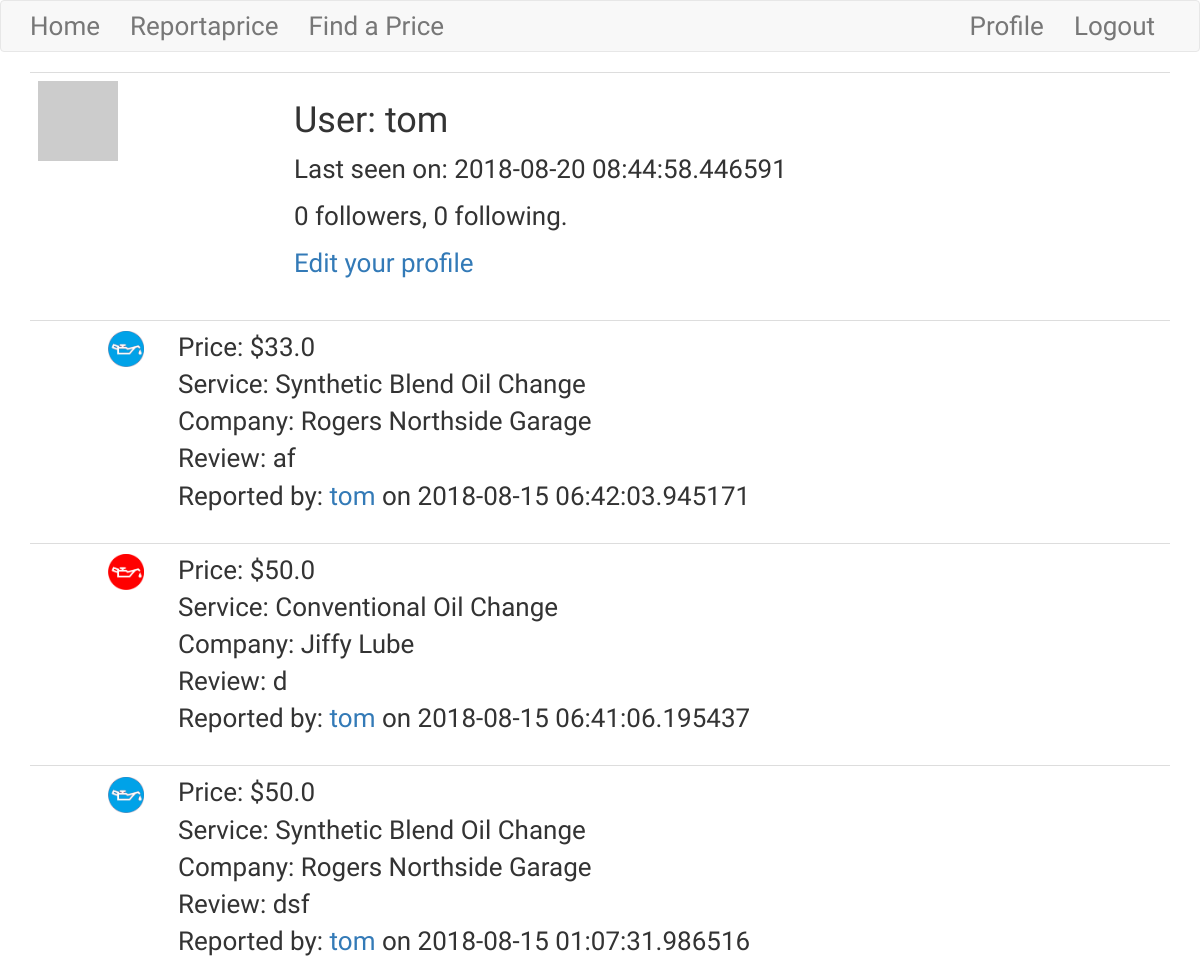
Page /user/tom (signed in, upper part) on the earlier database version.
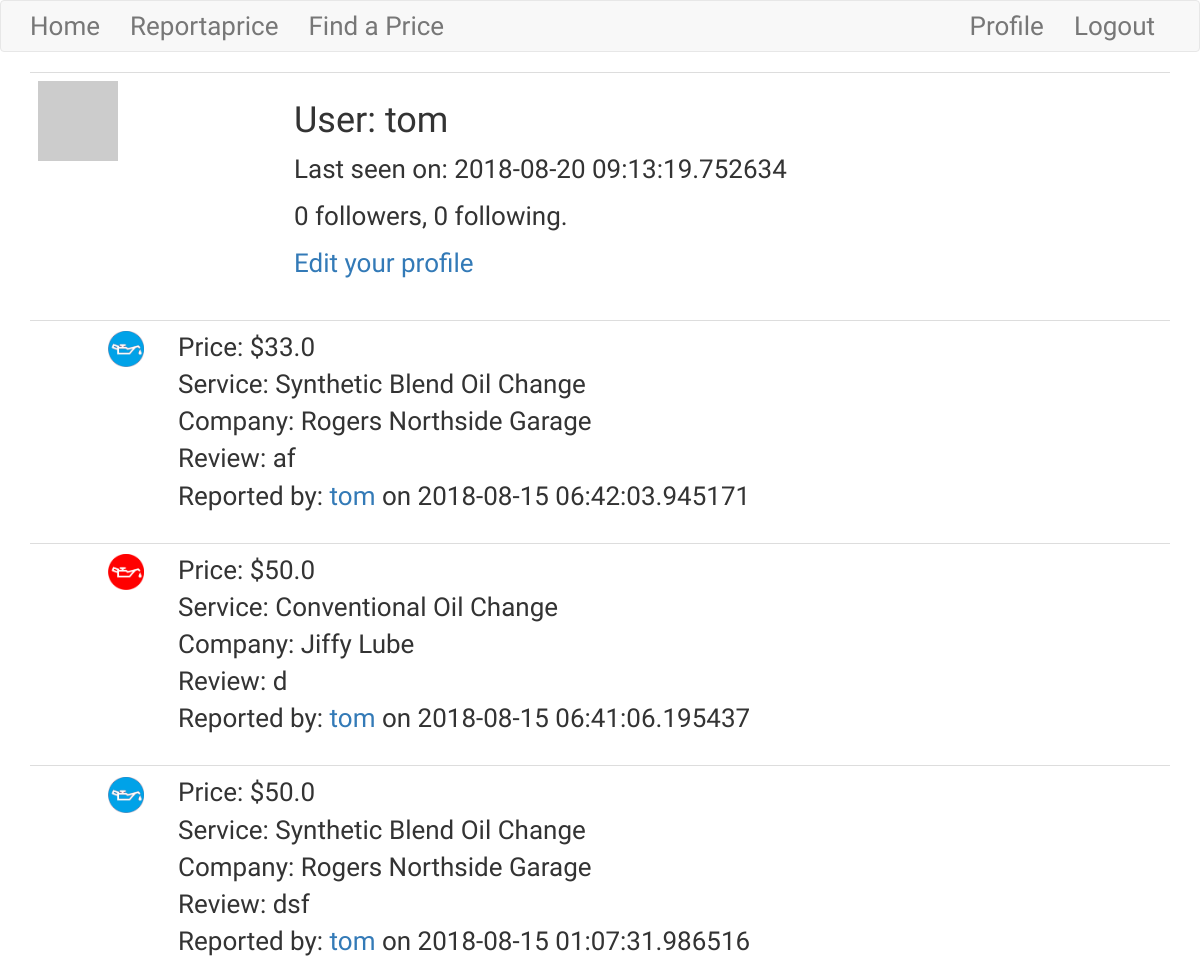
Same page on the later database version.
### app/models.py (models this page shows, shortened)
class User(UserMixin, db.Model):
    id = db.Column(db.Integer, primary_key=True)
    username = db.Column(db.String(64), index=True, unique=True)
    email = db.Column(db.String(120), index=True, unique=True)
    password_hash = db.Column(db.String(128))
    posts = db.relationship('Post', backref='author', lazy='dynamic')
    about_me = db.Column(db.String(140))
    last_seen = db.Column(db.DateTime, default=datetime.utcnow)
    followed = db.relationship(
        'User', secondary=followers,
        primaryjoin=(followers.c.follower_id == id),
        secondaryjoin=(followers.c.followed_id == id),
        backref=db.backref('followers', lazy='dynamic'), lazy='dynamic')
    def avatar(self, size):
        digest = md5(self.email.lower().encode('utf-8')).hexdigest()
        return 'https://www.gravatar.com/avatar/{}?d=identicon&s={}'.format(
            digest, size)

class Post(db.Model):
    id = db.Column(db.Integer, primary_key=True)
    price = db.Column(db.Float)
    rating = db.Column(db.Integer)
    body = db.Column(db.String(140))
    timestamp = db.Column(db.DateTime, index=True, default=datetime.utcnow)
    user_id = db.Column(db.Integer, db.ForeignKey('user.id'))
    service_id = db.Column(db.Integer, db.ForeignKey('service.id'))
    company_id = db.Column(db.Integer, db.ForeignKey('company.id'))
    listing_id = db.Column(db.Integer, db.ForeignKey('listing.id'))

class Service(db.Model):
    id = db.Column(db.Integer, primary_key=True)
    parent_id = db.Column(db.Integer)
    title = db.Column(db.String(120))
    posts = db.relationship('Post', backref='service', lazy='dynamic')
    listings = db.relationship('Listing', backref='service', lazy='dynamic')
    companies = db.relationship(
        'Company', secondary=companies_services,
        backref=db.backref('services', lazy='dynamic'), lazy='dynamic')
    service_attributes = db.relationship('Service_Attributes', backref='service', lazy='dynamic')
    def icon(service):
        icon_path = '../static/' + service.title + '.png'
        return icon_path

class Company(db.Model):
    id = db.Column(db.Integer, primary_key=True)
    company_name = db.Column(db.String(120))
    company_address = db.Column(db.String(120))
    company_city = db.Column(db.String(120))
    company_zipcode = db.Column(db.String(120))
    company_website = db.Column(db.String(120))
    company_phone_number = db.Column(db.String(120))
    company_email = db.Column(db.String(120))
    posts = db.relationship('Post', backref='company', lazy='dynamic')
    listings = db.relationship('Listing', backref='company', lazy='dynamic')

### app/routes.py (the view)
@app.route('/user/<username>')
@login_required
def user(username):
    user = User.query.filter_by(username=username).first_or_404()
    page = request.args.get('page', 1, type=int)
    posts = user.posts.order_by(Post.timestamp.desc()).paginate(
        page, app.config['POSTS_PER_PAGE'], False)
    next_url = url_for('user', username=user.username, page=posts.next_num) \
        if posts.has_next else None
    prev_url = url_for('user', username=user.username, page=posts.prev_num) \
        if posts.has_prev else None
    return render_template('user.html', user=user, posts=posts.items,
                           next_url=next_url, prev_url=prev_url)

### app/models.py (called while the page is built)
@login.user_loader
def load_user(id):
    return User.query.get(int(id))

### app/routes.py (called while the page is built)
@app.before_request
def before_request():
    if current_user.is_authenticated:
        current_user.last_seen = datetime.utcnow()
        db.session.commit()

### app/templates/user.html (shortened to what this page needs)
{% extends "base.html" %}
{% block app_content %}
    <table class="table table-hover">
        <tr>
            <td width="256px"><img src="{{ user.avatar(256) }}"></td>
            <td>
                <h1>User: {{ user.username }}</h1>
		        {% if user.last_seen %}<p>Last seen on: {{ user.last_seen }}</p>{% endif %}
		        <p>{{ user.followers.count() }} followers, {{ user.followed.count() }} following.</p>
		        {% if user == current_user %}
		        <p><a href="{{ url_for('edit_profile') }}">Edit your profile</a></p>
		        {% elif not current_user.is_following(user) %}
		        <p><a href="{{ url_for('follow', username=user.username) }}">Follow</a></p>
		        {% else %}
		        <p><a href="{{ url_for('unfollow', username=user.username) }}">Unfollow</a></p>
		        {% endif %}
            </td>
        </tr>
    </table>
    {% for post in posts %}
        {% include '_post.html' %}
    {% endfor %}
{% endblock %}

### app/templates/base.html (shortened to what this page needs)
{% extends 'bootstrap/base.html' %}
{% block navbar %}
    <nav class="navbar navbar-default " style="font-family: 'Open Sans Condensed', sans-serif; font-size: 26px;">
        <div class="container">
            <div class="navbar-header">
                <a class="navbar-brand" style="font-family: 'Open Sans Condensed', sans-serif; font-size: 26px;" href="{{ url_for('index') }}">Home</a>
            </div>
            <div class="collapse navbar-collapse" id="bs-example-navbar-collapse-1">
                <ul class="nav navbar-nav">
                    <li><a href="{{ url_for('report') }}">Reportaprice</a></li>
                    <li><a href="{{ url_for('search') }}">Find a Price</a></li>
                </ul>
                <ul class="nav navbar-nav navbar-right">
                    {% if current_user.is_anonymous %}
                    <li><a href="{{ url_for('login') }}">Login</a></li>
                    {% else %}
                    <li><a href="{{ url_for('user', username=current_user.username) }}">Profile</a></li>
                    <li><a href="{{ url_for('logout') }}">Logout</a></li>
                    {% endif %}
                </ul>
            </div>
        </div>
      </nav>
{% endblock %}
{% block content %}
    <div class="container">
        {% block app_content %}{% endblock %}
    </div>
{% endblock %}
{% block styles %}
    {{super()}}
    <link rel="stylesheet" href="{{url_for('static', filename='bootstrap.min.css')}}" />
    <link rel="stylesheet" href="{{url_for('static', filename='bootstrap-chosen.css')}}" />
{% endblock %}

### app/templates/_post.html
<table class="table table-hover  ">
	<tr>
		<td width="70px">
	    <td><img src="{{ post.service.icon() }}" style="width:36px;height:36px;"></td>
	    <td width="1000px">
	        Price: ${{ post.price }}<br>
	        Service: {{ post.service.title }}<br>
	        Company: {{ post.company.company_name }}<br>
	        Review: {{ post.body }}<br>
	        Reported by:
	        {% if post.author %}
	        <a href="{{ url_for('user', username=post.author.username) }}">
	            {{ post.author.username }}</a> on {{post.timestamp}}
	        {% else %}
	    	Anonymous on {{post.timestamp}}
	        {% endif %}
	    </td>
	</tr>
</table>

### app/templates/base.html (style rules this page uses)
body { font-family: 'Open Sans Condensed', sans-serif; font-size: 26px; }

Differences in the rows shown:
changed User "tom": last_seen "2018-08-20 08:44:58.446591" → "2018-08-20 09:13:19.752634"
